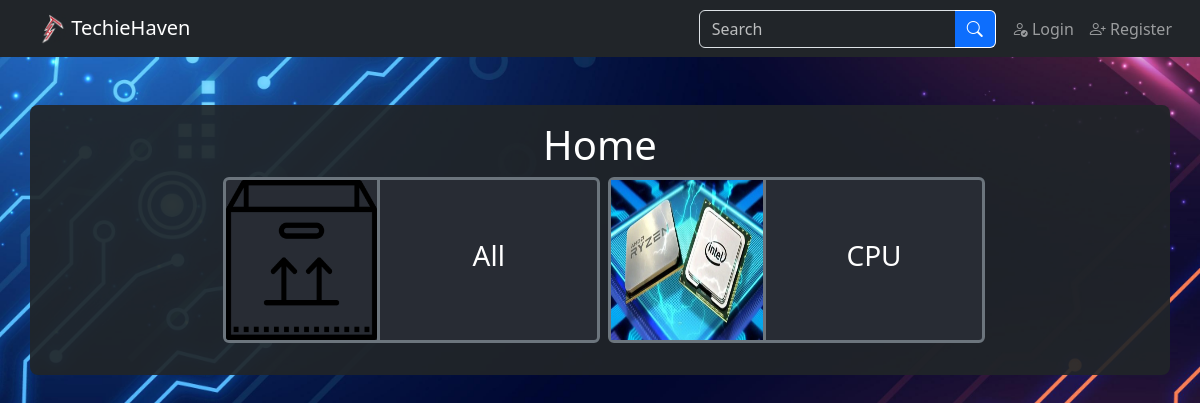
/php/home.php, run on an earlier commit of the app's database.
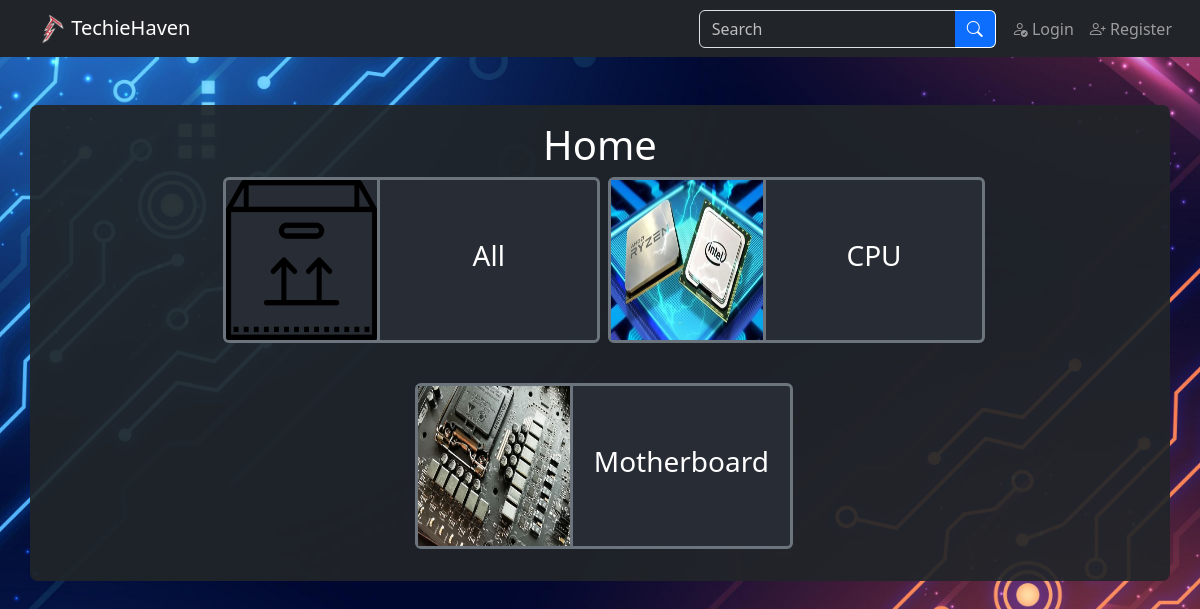
And on a later commit of the database.
### tables this page shows
CREATE TABLE `tbl_category` (
  `id` int(25) NOT NULL,
  `category_name` varchar(255) NOT NULL,
  `category_picture` varchar(255) NOT NULL
);

### php/home.php (the view, shortened to what this page needs)
<?php
    include_once("../inc/database.php");
?>
<!doctype html>
<html lang="en">
    <head>
        <link rel="stylesheet" href="https://cdn.jsdelivr.net/npm/bootstrap-icons@1.10.5/font/bootstrap-icons.css">
        <link href="https://cdn.jsdelivr.net/npm/bootstrap@5.3.0-alpha3/dist/css/bootstrap.min.css" rel="stylesheet">
        <link href="../css/stylesheet.css" rel="stylesheet">
    </head>
    <body class="d-grid gap-5 bg-secondary">
        <?php include("../inc/navBar.php"); ?>
        <div class="container p-3 mb-2 bg-normal-92 text-white rounded-3">
            <h1 class="text-center mb-2 text-white">Home</h1>
            <div class="row row-cols-1 row-cols-md-3 g-4 text-center justify-content-md-center">
                <?php
                    $sqlQuery = "SELECT * FROM tbl_category ORDER BY CASE category_name WHEN 'All' THEN 1 ELSE 2 END;";
                    $sqlQueryResult = $connection->query($sqlQuery);
                    while($categoryData = $sqlQueryResult->fetch_assoc()){
                        $categoryName = $categoryData['category_name'];
                        $categoryPicture = $categoryData['category_picture'];
                        echo "
                        <div class='card mb-3 ms-2 border border-secondary border-3 card-color category-card p-0'>
                            <div class='row g-0'>
                                <div class='col-md-5 d-flex align-items-center'>
                                    <a href='item-list.php?category=$categoryName'><img class='img-fluid category-card-img border-end border-3 border-secondary' src='../img/category/$categoryPicture' alt='Image Unavailable'></a>
                                </div>
                                <div class='col-md-7 d-flex align-items-center'>
                                    <div class='card-body text-wrap text-break'>
                                        <h3 class='card-title line-clamp-category p-1'><a href='item-list.php?category=$categoryName' class='text-white text-decoration-none'>$categoryName</a></h3>
                                    </div>
                                </div>
                            </div>
                        </div>
                        ";
                    }
                ?>
            </div>
        </div>
    </body>
</html>

What changed in the data, as far as the page shows it:
added tbl_category: category_picture (picture), category_name "Motherboard"
